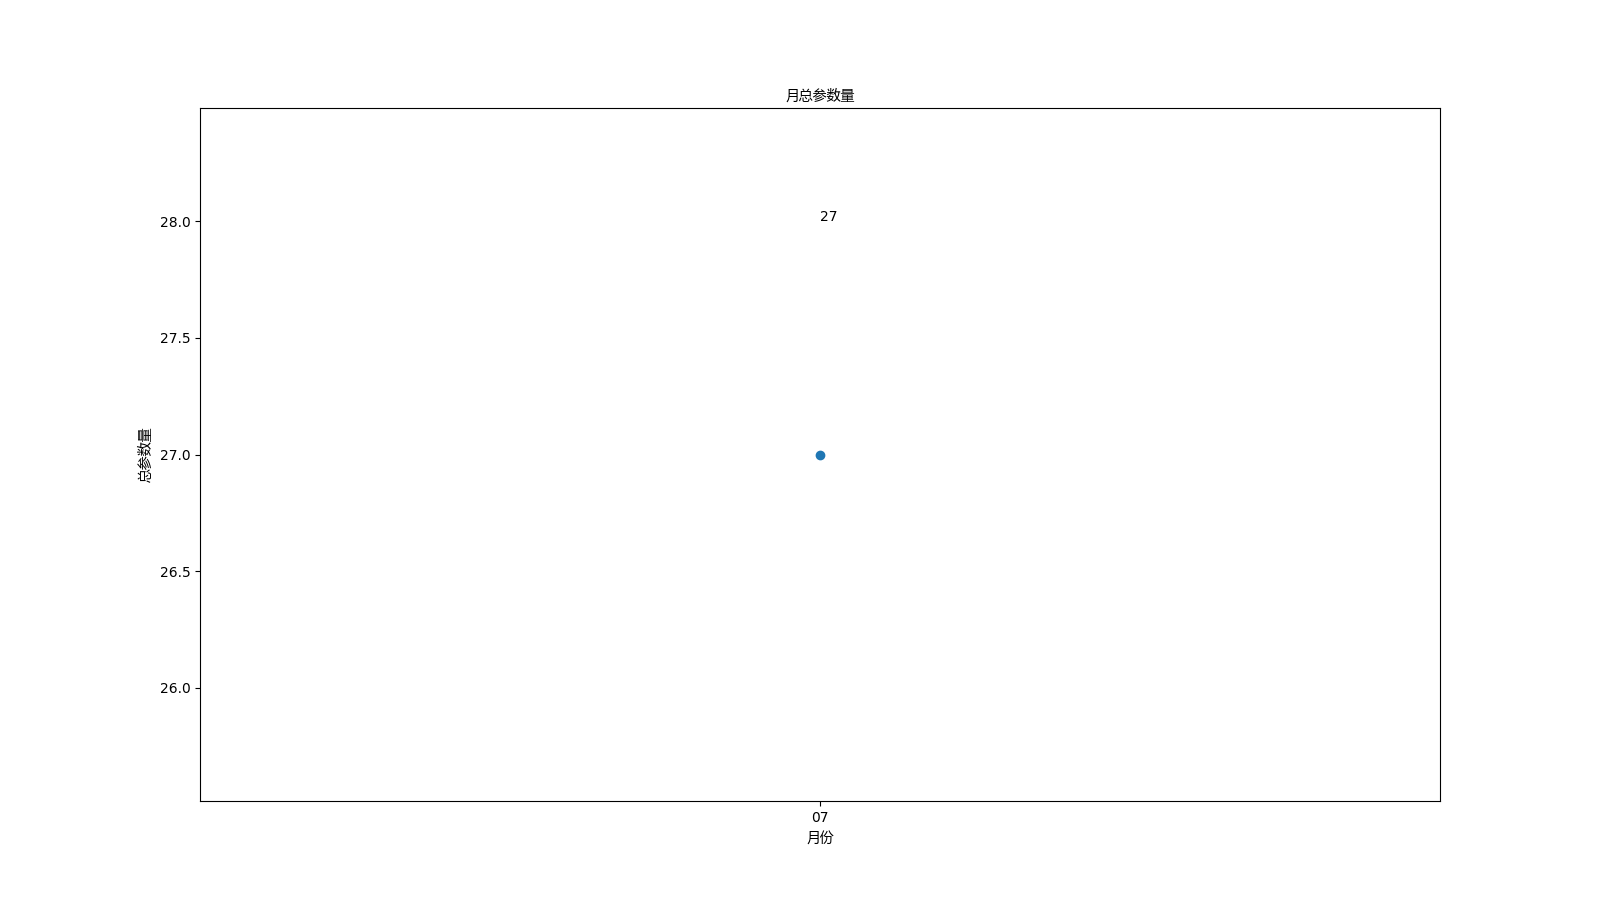

Recreate this plot in Python.
import requests
import json
import pandas as pd
import numpy as np
import matplotlib.pyplot as plt
import matplotlib
myfont = matplotlib.font_manager.FontProperties(fname="/home/xjm/Desktop/projects/DataAnalysis/matplotlib/msyh.ttf")



def read():
    with open('/home/xjm/Desktop/projects/DataAnalysis/weiqiAnalysis/mianyang.json', 'r') as f:
        data = json.loads(f.read())
        df = pd.DataFrame(data)
        year = df['SPT'].str.split('-').str.get(1)
        df['SPT'] = year
        return df

def mian():
    # df = parse()
    df = read()
    grouped = df.groupby('SPT').count().reset_index() # 以月份分组求出各参数的总和
    plt.figure(1,figsize=(16,9))
    ax1 = plt.subplot()
    ax1.plot(grouped['SPT'], grouped['PARNM'], 'o--')
    ax1.set_xlabel('月份', FontProperties=myfont)
    ax1.set_ylabel('总参数量', FontProperties=myfont)
    ax1.set_title('月总参数量', FontProperties=myfont)
    for i in grouped.index:
       ax1.text(grouped['SPT'][i], grouped['PARNM'][i]+1, grouped['PARNM'][i])
    plt.savefig('year.png')
    df1 = df.set_index(['PARNM', 'SPT'])
    grouped1 = df1.groupby(level=['PARNM', 'SPT'])['MTDA']  # 以PARNM,SPT为索引值选择出MTDA这一列参数
    plt.figure(2, figsize=(16,9))
    faverage = grouped1.mean()
    faverage.plot(kind='bar')
    plt.ylabel('参数含量',  FontProperties=myfont)
    plt.xlabel('参数/月份',  FontProperties=myfont)
    plt.title('平均值',  FontProperties=myfont)
    plt.savefig('average.png')
    plt.figure(3,figsize=(16,9))
    fmin = grouped1.min()
    fmin.plot(kind='bar')
    plt.ylabel('参数含量',  FontProperties=myfont)
    plt.xlabel('参数/月份',  FontProperties=myfont)
    plt.title('最小值',  FontProperties=myfont)
    plt.savefig('min.png')
    plt.figure(4,figsize=(16,9))
    fmax = grouped1.max()
    fmax.plot(kind='bar')
    plt.ylabel('参数含量',  FontProperties=myfont)
    plt.xlabel('参数/月份',  FontProperties=myfont)
    plt.title('最大值',  FontProperties=myfont)
    plt.savefig('max.png')
    plt.figure(5,figsize=(16,9))
    fsum = grouped1.sum()
    fsum.plot(kind='bar')
    plt.ylabel('参数含量',  FontProperties=myfont)
    plt.xlabel('参数/月份',  FontProperties=myfont)
    plt.title('总和',  FontProperties=myfont)
    plt.savefig('sum.png')
    plt.figure(6,figsize=(16,9))
    fstd = grouped1.std()
    fstd.plot(kind='bar')
    plt.ylabel('参数含量',  FontProperties=myfont)
    plt.xlabel('参数/月份',  FontProperties=myfont)
    plt.title('标准差',  FontProperties=myfont)
    plt.savefig('std.png')
    plt.show()
if __name__ == "__main__":
    mian()
